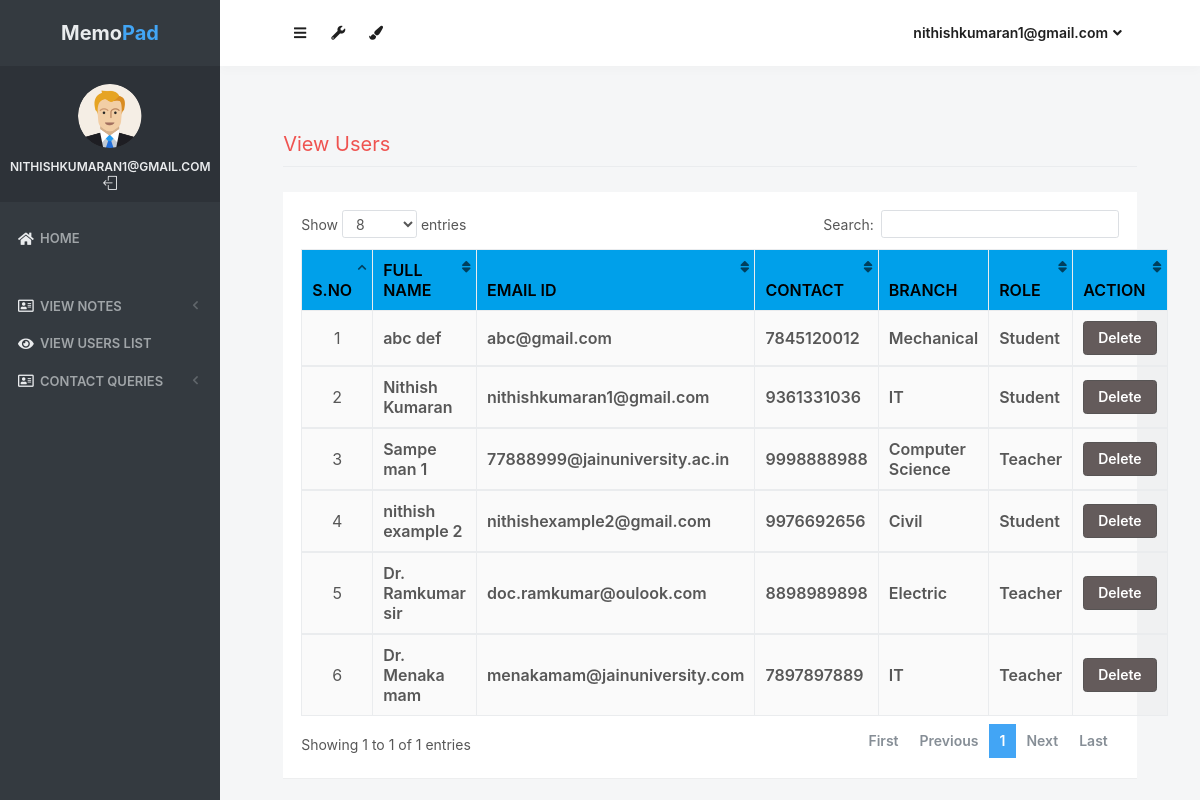
The app's page /view_users (signed in), older data.
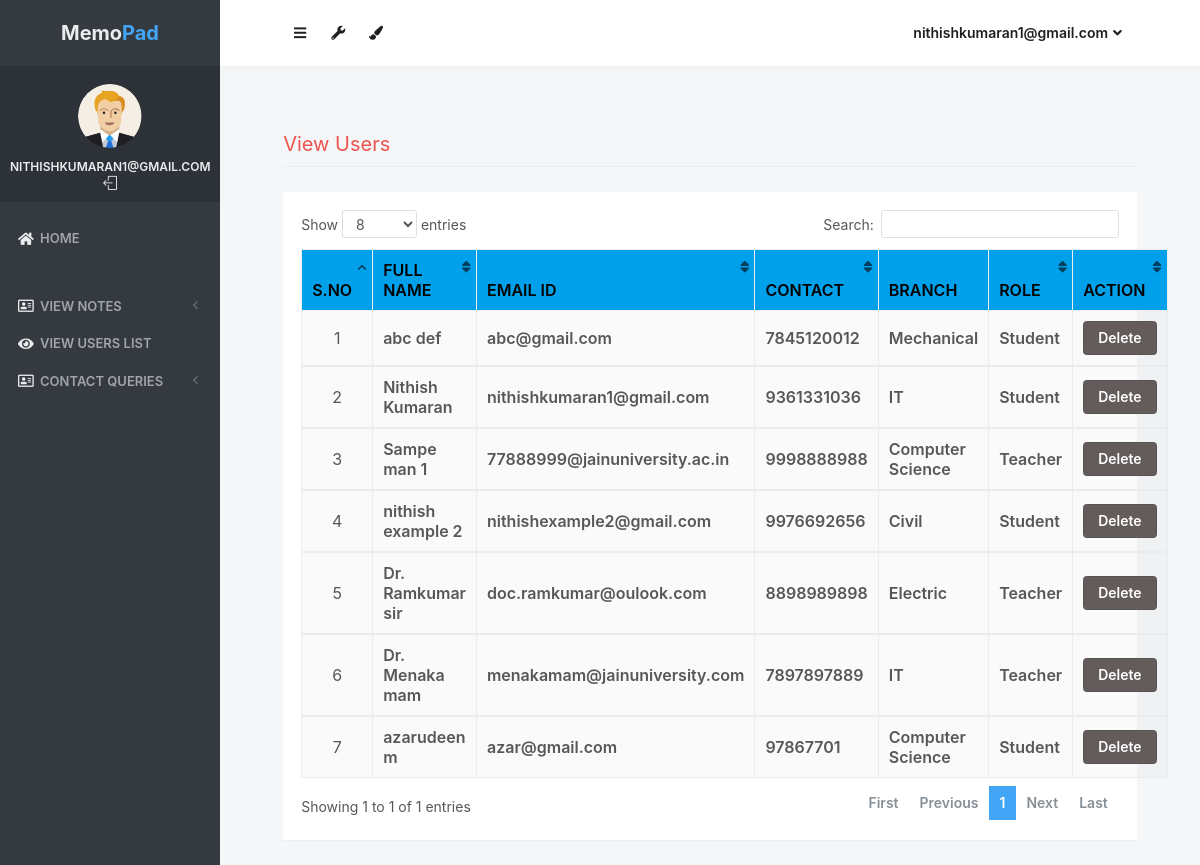
The same page, newer data.
### notes/models.py (models this page shows, shortened)
class Signup(models.Model):
    user = models.ForeignKey(User,on_delete=models.CASCADE)
    contact = models.CharField(max_length=10)
    branch = models.CharField(max_length=30)
    role = models.CharField(max_length=15)

### notes/views.py (the view)
# urls.py: path('view_users', view_users, name='view_users'),
def view_users(request):
    if not request.user.is_authenticated:
        return redirect('login_admin')
    users = Signup.objects.all()
    d = {'users':users}
    return render(request,'view_users.html',d)

### notes/templates/view_users.html (shortened to what this page needs)
{% load static %}
<html lang="en" class="no-focus">
    <head>
        <link rel="stylesheet" href="{% static 'js/plugins/datatables/dataTables.bootstrap4.min.css' %}">
        <link rel="stylesheet" id="css-main" href="{% static 'css1/codebase.min.css' %}">
    </head>
    <body>
        <div id="page-container" class="sidebar-o sidebar-inverse side-scroll page-header-fixed main-content-narrow">
         {% include "sidebar.html" %}
            {% include "admin_nav.html" %}
            <main id="main-container">
                <div class="content">
                    <h2 class="content-heading text-danger">View Users</h2>
                    <div class="block">
                        <div class="block-content block-content-full">
                            <table class="table table-bordered table-striped table-vcenter js-dataTable-full-pagination" style="width:100%">
                                <thead class="text-black" style="background-color : #00a0ea;">
                                    <tr>
                                        <th class="text-center">S.No</th>
                                        <th class="d-none d-sm-table-cell">Full Name</th>
                                        <th class="d-none d-sm-table-cell">Email ID</th>
                                        <th class="d-none d-sm-table-cell">Contact</th>
                                        <th class="d-none d-sm-table-cell">Branch</th>
                                        <th class="d-none d-sm-table-cell">Role</th>
                                        <th class="d-none d-sm-table-cell" style="width: 15%;">Action</th>
                                    </tr>
                                </thead>
                                {% for i in users %}
                                <tbody>
                                    <tr>
                                        <td class="text-center">{{forloop.counter}}</td>
                                        <td class="font-w600">{{i.user.first_name}} {{i.user.last_name}}</td>
					                    <td class="font-w600">{{i.user.username}}</td>
					                    <td class="font-w600">{{i.contact}}</td>
					                    <td class="font-w600">{{i.branch}}</td>
					                    <td class="font-w600">{{i.role}}</td>
					                    <td class="font-w600"><a href="{% url 'delete_users' i.user.id %}" class="btn btn-danger" onclick="return confirm('Are your sure to Delete ?')">Delete</a></td>
					                </tr>
                                        {% endfor %}
                                </tbody>
                            </table>
                        </div>
                    </div>
                </div>
            </main>
        </div>
 <link rel="stylesheet" href="https://use.fontawesome.com/releases/v5.6.3/css/all.css">
    </body>
</html>

### notes/templates/sidebar.html (shortened to what this page needs)
{% load static %}
   <nav id="sidebar">
                <div id="sidebar-scroll">
                    <div class="sidebar-content">
                        <div class="content-header content-header-fullrow px-15">
                            <div class="content-header-section text-center align-parent sidebar-mini-hidden">
                                <div class="content-header-item">
                                    <a class="link-effect font-w700" href="{% url 'admin_home' %}">
                                           <span class="font-size-xl text-dual-primary-dark">Memo</span><span class="font-size-xl text-primary">Pad</span>
                                    </a>
                                </div>
                            </div>
                        </div>
                        <div class="content-side content-side-full content-side-user px-10 align-parent">
                            <div class="sidebar-mini-hidden-b text-center">
                                <a class="img-link" href="be_pages_generic_profile.html">
                                    <img class="img-avatar" src="{% static 'img/avatars/user1.png' %}" alt="">
                                </a>
                                <ul class="list-inline mt-10">
                                    <li class="list-inline-item">
                                        <a class="link-effect text-dual-primary-dark font-size-xs font-w600 text-uppercase" href="{% url 'admin_home' %}">{{ request.user.username }}</a>
                                    </li>
                                    <li class="list-inline-item">
                                        <a class="link-effect text-dual-primary-dark" href="{% url 'logout' %}">
                                            <i class="si si-logout"></i>
                                        </a>
                                    </li>
                                </ul>
                            </div>
                        </div>
                        <div class="content-side content-side-full">
                            <ul class="nav-main">
                                <li class="open">
                                    <a href="{% url 'admin_home' %}"><i class="fas fa-home"></i><span class="sidebar-mini-hide">Home</span></a>
                                </li>
                                <li class="nav-main-heading"><span class="sidebar-mini-visible">UI</span></li>
                                <li>
                                    <a class="nav-submenu" data-toggle="nav-submenu"><i class="far fa-address-card"></i>View Notes</a>
                                </li>
                                <li>
                                    <a  href="{% url 'view_users' %}"><i class="fas fa-eye"></i><span class="sidebar-mini-hide">View Users list</span></a>
                                </li>
                                <li>
                                    <a class="nav-submenu" data-toggle="nav-submenu"><i class="far fa-address-card"></i>Contact Queries</a>
                                </li>
                           </ul>
                        </div>
                    </div>
                </div>
            </nav>

### notes/templates/admin_nav.html (shortened to what this page needs)
{% load static %}
            <header id="page-header">
                <div class="content-header">
                    <div class="content-header-section">
                        <button type="button" class="btn btn-circle btn-dual-secondary" data-toggle="layout" data-action="sidebar_toggle">
                            <i class="fa fa-navicon"></i>
                        </button>
                        <div class="btn-group" role="group">
                            <button type="button" class="btn btn-circle btn-dual-secondary" id="page-header-options-dropdown" data-toggle="dropdown" aria-haspopup="true" aria-expanded="false">
                                <i class="fa fa-wrench"></i>
                            </button>
                        </div>
                        <div class="btn-group" role="group">
                            <button type="button" class="btn btn-circle btn-dual-secondary" id="page-header-themes-dropdown" data-toggle="dropdown" aria-haspopup="true" aria-expanded="false">
                                <i class="fa fa-paint-brush"></i>
                            </button>
                        </div>
                    </div>
                    <div class="content-header-section">
                        <div class="btn-group" role="group">
                            <button type="button" class="btn btn-rounded btn-dual-secondary" id="page-header-user-dropdown" data-toggle="dropdown" aria-haspopup="true" aria-expanded="false">
                                {{ request.user.username}}<i class="fa fa-angle-down ml-5"></i>
                            </button>
                        </div>
                    </div>
                </div>
            </header>

Row changes from the older to the newer data that the page shows:
added Signup: user.first_name "azarudeen", user.last_name "m", user.username "azar@gmail.com", contact "97867701", branch "Computer Science", role "Student"
